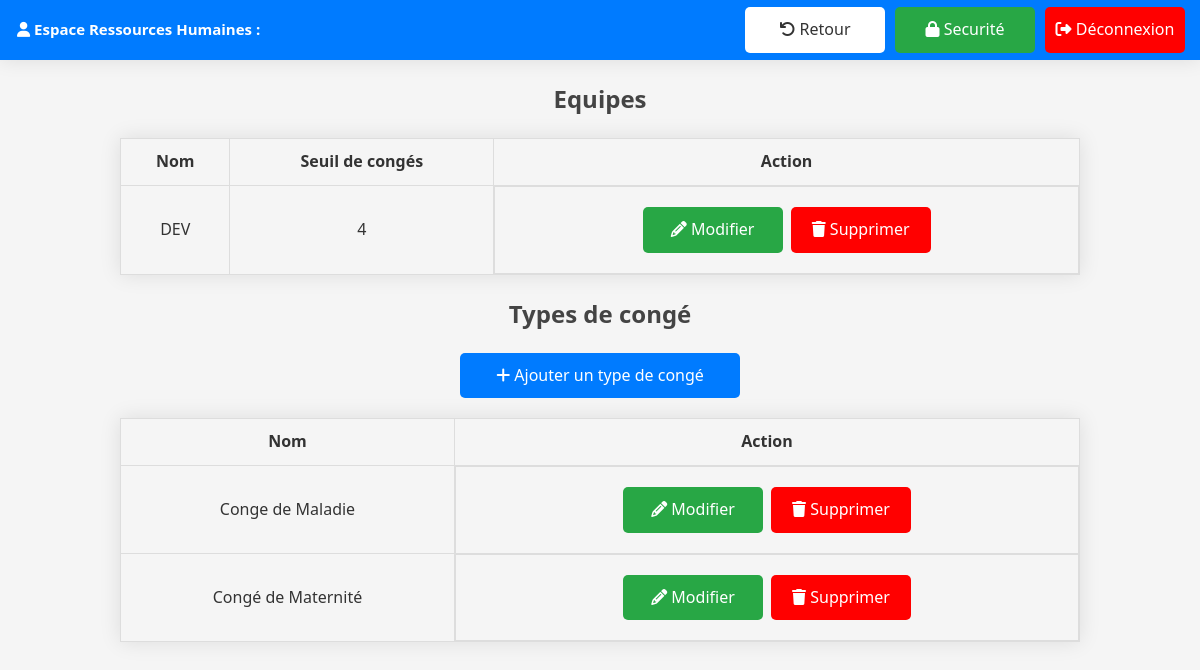
Page /conges/settings/ (signed in) on the earlier database version.
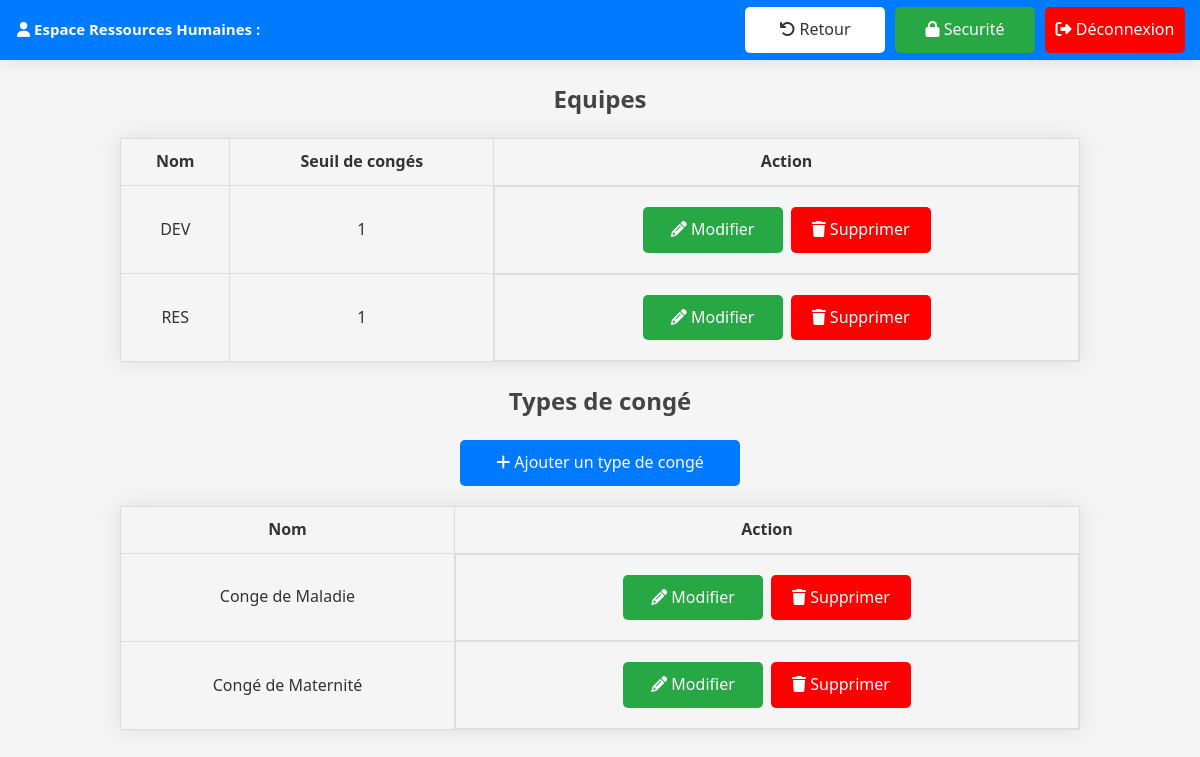
Same page on the later database version.
### users/models.py (models this page shows, shortened)
class Equipe(models.Model):
    nom = models.CharField(max_length=100, null=True)
    seuil_conges = models.IntegerField(default=5)

class TypeConge(models.Model):
    nom = models.CharField(max_length=200)

### users/views.py (the view)
# urls.py: path('conges/settings/', views.settings, name='settings'),
@login_required
def settings(request):
    equipes = Equipe.objects.all()
    types_conge = TypeConge.objects.all()
    context = {
        'equipes': equipes,
        'types_conge': types_conge,
    }
    return render(request, 'ressourceshumaines/settings.html', context)

### users/templates/ressourceshumaines/settings.html (shortened to what this page needs)
{% extends "base.html" %}
{% block topbar-left-container %}
<div class="tb-title"><i class="fa-solid fa-user"></i> Espace Ressources Humaines : </div>
{% endblock %}
{% block topbar-right-container %}
<a class="return-button" href="{% url 'dashboard' %}"><i class="fa-solid fa-arrow-rotate-left"></i> Retour</a>
<a class="security-button" href="{% url 'security' %}"><i class="fa-solid fa-lock"></i> Securité</a>
<a class="logout-button" href="{% url 'logout' %}"><i class="fa-solid fa-right-from-bracket"></i> Déconnexion</a>
{% endblock %}
{% block content %}
<h2>Equipes</h2>
<table>
    <tr>
        <th>Nom</th>
        <th>Seuil de congés</th>
        <th>Action</th>
    </tr>
    {% for equipe in equipes %}
    <tr>
        <td>{{ equipe.nom }}</td>
        <td>{{ equipe.seuil_conges }}</td>
        <td class="action">
            <a class="accept" href="{% url 'modify' equipe.id 'Equipe' %}"><i class="fa-solid fa-pencil"></i> Modifier</a>
            <a class="reject" href="{% url 'delete' equipe.id 'Equipe' %}"><i class="fa-solid fa-trash"></i> Supprimer</a>
        </td>
    </tr>
    {% empty %}
    <tr>
        <td colspan="3">Aucune équipe.</td>
    {% endfor %}
</table>
<h2>Types de congé</h2>
<a class="add" href="{% url 'create_conge' %}"><i class="fa-solid fa-plus"></i> Ajouter un type de congé</a>
<table>
    <tr>
        <th>Nom</th>
        <th>Action</th>
    </tr>
    {% for type_conge in types_conge %}
    <tr>
        <td>{{ type_conge.nom }}</td>
        <td class="action">
            <a class="accept" href="{% url 'modify' type_conge.id 'TypeConge' %}"><i  class="fa-solid fa-pencil"></i> Modifier</a>
            <a class="reject" href="{% url 'delete' type_conge.id 'TypeConge' %}"> <i class="fa-solid fa-trash"></i> Supprimer</a>
        </td>
    </tr>
    {% empty %}
    <tr>
        <td colspan="2">Aucun type de congé.</td>
    {% endfor %}
</table>
{% endblock %}

Differences in the rows shown:
changed Equipe "DEV": seuil_conges "4" → "1"
added Equipe: nom "RES", seuil_conges "1"
